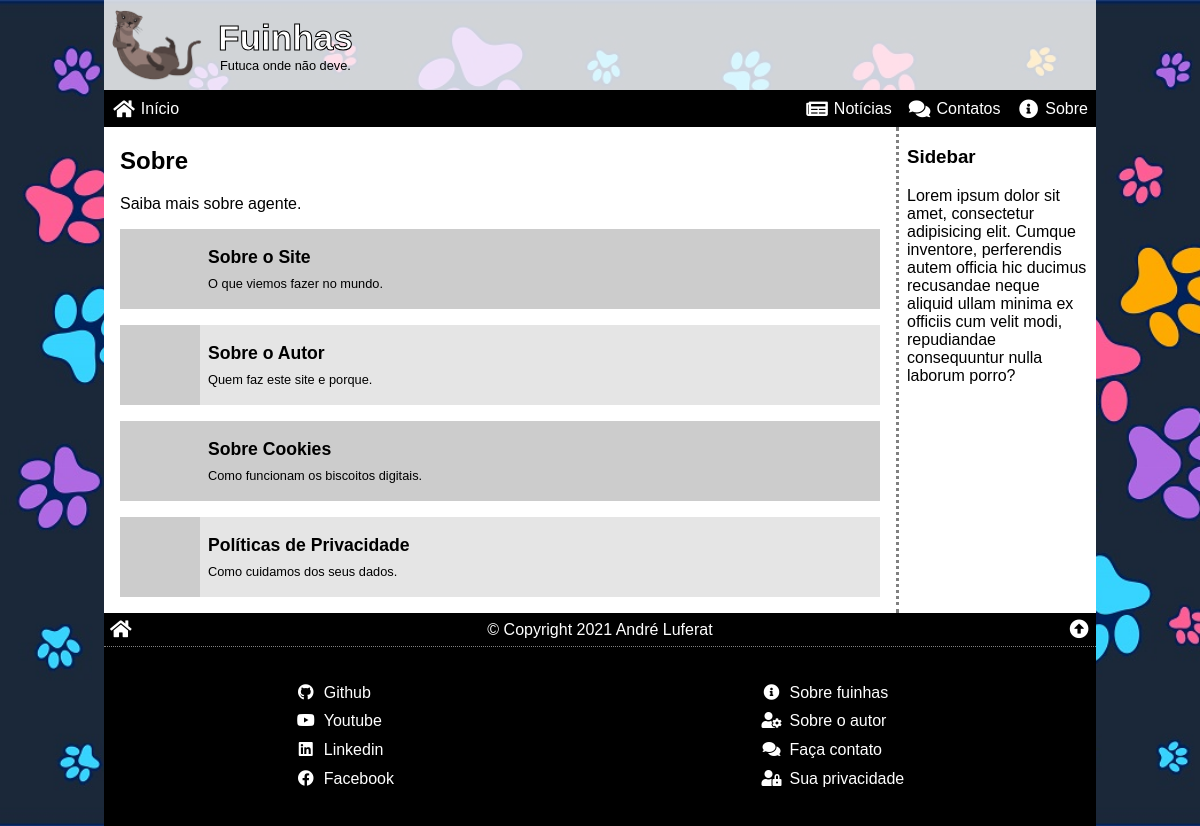
Page /about.php on the committed database.
### tables this page shows
CREATE TABLE about (
    abt_id INT PRIMARY KEY AUTO_INCREMENT,
    abt_order INT NOT NULL,
    abt_image VARCHAR(255) NOT NULL,
    abt_title VARCHAR(127) NOT NULL,
    abt_intro VARCHAR(255) NOT NULL,
    abt_text LONGTEXT NOT NULL,
    abt_status ENUM ('inativo', 'ativo') DEFAULT 'ativo'
);

### about.php (the view, shortened to what this page needs)
<?php
require_once ('_config.php');
$sql = "
SELECT `abt_id`, `abt_image`, `abt_title`, `abt_intro`
FROM `about`
WHERE `abt_status` = 'ativo'
ORDER BY `abt_order` ASC
";
$res = $conn->query($sql);
$abouts = '';
while ($abt = $res->fetch_assoc()) :
    $abouts .= <<<HTML
    <div class="about" data-link="/abtview.php?{$abt['abt_id']}">
        <img src="{$abt['abt_image']}" alt="{$abt['abt_title']}">
        <div>
            <h3>{$abt['abt_title']}</h3>
            {$abt['abt_intro']}
        </div>
    </div>
HTML;
endwhile;
require_once ('_header.php');
?>
<article>
    <h2>Sobre</h2>
    <p>Saiba mais sobre agente.</p>
    <?php echo $abouts ?>
</article>
<aside>
    <h3>Sidebar</h3>
    <p>Lorem ipsum dolor sit amet, consectetur adipisicing elit. Cumque inventore, perferendis autem officia hic ducimus recusandae neque aliquid ullam minima ex officiis cum velit modi, repudiandae consequuntur nulla laborum porro?</p>
</aside>
<?php
require_once ('_footer.php');

### css/global.css (style rules this page uses)
* { box-sizing: border-box; outline: 0; }
html, body { position: relative; width: 100%; height: 100%; margin: 0; padding: 0; font-family: sans-serif; font-size: 16px; }
body { background-size: cover; background-repeat: no-repeat; background-color: darkgray; }
article { padding: 0 1rem; }
aside { padding: 0 0.5rem; border-top: 3px dotted grey; }
@media (min-width: 640px) { article { flex-grow: 2; } }
@media (min-width: 640px) { aside { border-top: none; border-left: 3px dotted grey; min-width: 200px; max-width: 200px; } }

### css/about.css (style rules this page uses)
.about { display: flex; align-items: center; margin: 1rem 0; cursor: pointer; font-size: 0.8rem; }
.about img { display: block; width: 80px; height: 80px; }
.about div { padding: 0.5rem; }
.about h3 { margin: 0; margin-bottom: 0.5rem; font-size: 1.1rem; }
.about:nth-child(even) { background: rgba(0, 0, 0, 0.1); }
.about:nth-child(odd) { background: rgba(0, 0, 0, 0.2); }

### rows in the picture
about: abt_title "Sobre o Site", abt_intro "O que viemos fazer no mundo."
about: abt_title "Sobre o Autor", abt_intro "Quem faz este site e porque."
about: abt_title "Sobre Cookies", abt_intro "Como funcionam os biscoitos digitais."
about: abt_title "Políticas de Privacidade", abt_intro "Como cuidamos dos seus dados."

### other values in the picture
$T['siteName'] "Fuinhas"
$T['siteSlogan'] "Futuca onde não deve."
$siteYear "2021"
$T['siteOwner'] "André Luferat"
$socialFaceName "Github"
$socialFaceName "Youtube"
$socialFaceName "Linkedin"
$socialFaceName "Facebook"
lcfirst($T['siteFullName']) "fuinhas"
